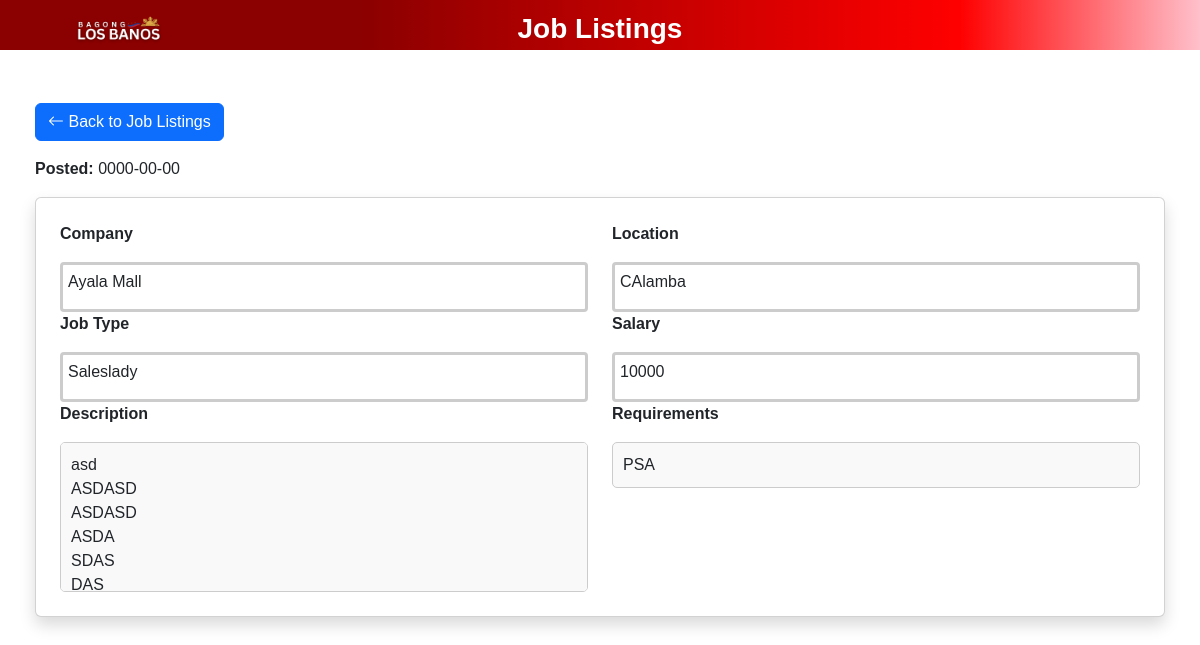
The page /jobdetails.php?id=1 on the database as committed earlier.
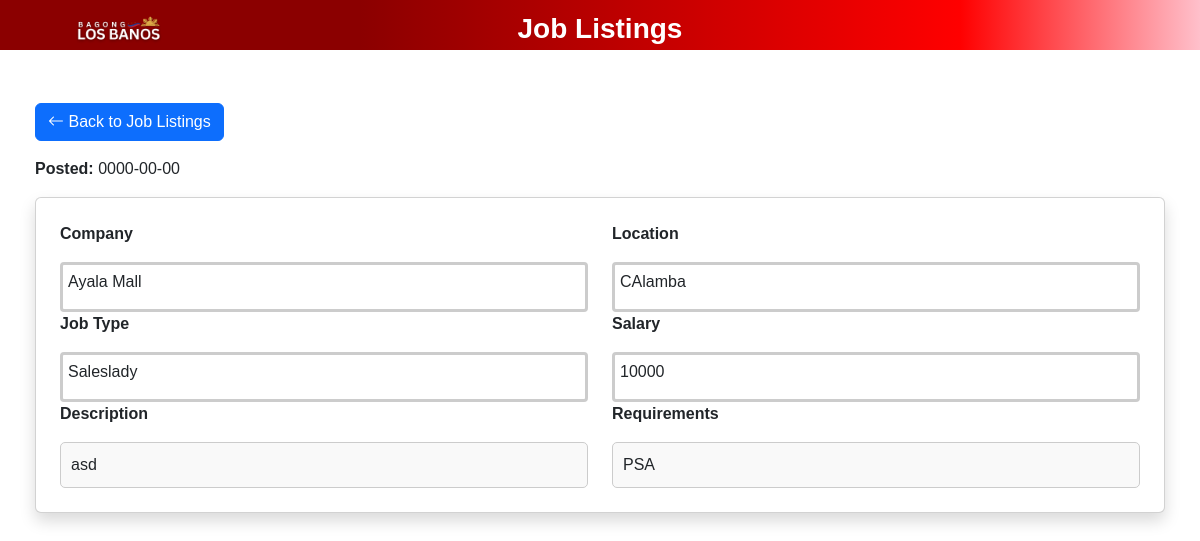
The same page on the database as committed later.
### tables this page shows
CREATE TABLE `job_post` (
  `id` int(255) NOT NULL,
  `employer_id` int(255) NOT NULL,
  `job_title` varchar(255) NOT NULL,
  `company_name` varchar(255) NOT NULL,
  `job_type` varchar(255) NOT NULL,
  `salary` varchar(255) NOT NULL,
  `job_description` varchar(255) NOT NULL,
  `selected_option` varchar(255) NOT NULL,
  `vacant` int(255) NOT NULL,
  `requirement` varchar(255) NOT NULL,
  `work_location` varchar(255) NOT NULL,
  `education` varchar(255) NOT NULL,
  `remarks` varchar(255) NOT NULL,
  `date_posted` date NOT NULL,
  `is_active` tinyint(6) NOT NULL
);

### jobdetails.php (the view, shortened to what this page needs)
<?php
include 'db.php';
$jobId = (int)$_GET['id'];
$query = "SELECT * FROM job_post WHERE id = $jobId";
$result = $conn->query($query);
$job = $result->fetch_assoc();
?>
<!DOCTYPE html>
<html lang="en">
<head>
    <link href="https://cdn.jsdelivr.net/npm/bootstrap@5.3.0-alpha3/dist/css/bootstrap.min.css" rel="stylesheet">
    <link rel="stylesheet" href="https://cdn.jsdelivr.net/npm/bootstrap-icons/font/bootstrap-icons.css">
    <link rel="stylesheet" href="joblist.css">
</head>
<body>
<div class="header">
    <div class="container">
        <div class="row">
            <div class="col-md-2">
                <a href="index.php" style="display: block; text-decoration: none;">
                    <img src="img/logolb.png" alt="lblogo" style="height: 50px;">
                </a>
            </div>
            <div class="col-md-8">
                <h3 style="margin-top: 5px; font-weight: 900; color: #ffffff;">Job Listings</h3>
            </div>
        </div>
    </div>
</div>
<div class="container mt-5">
    <a href="joblist.php" class="btn btn-primary mb-3"><i class="bi bi-arrow-left"></i> Back to Job Listings</a>
    <p><strong>Posted:</strong> <?= htmlspecialchars($job['date_posted']) ?></p>
    <div class="card shadow p-4">
        <div class="row">
            <div class="col-md-6">
                <p><strong>Company</strong></p>
                <div class="skeleton"><?= htmlspecialchars($job['company_name']) ?></div>
                <p><strong>Job Type</strong></p>
                <div class="skeleton"><?= htmlspecialchars($job['job_type']) ?></div>
                <p><strong>Description</strong></p>
                <div class="scrollable-box"><?= nl2br(htmlspecialchars($job['job_description'])) ?></div>
            </div>
            <div class="col-md-6">
                <p><strong>Location</strong></p>
                <div class="skeleton"><?= htmlspecialchars($job['work_location']) ?></div>
                <p><strong>Salary</strong></p>
                <div class="skeleton"><?= htmlspecialchars($job['salary']) ?></div>
                <p><strong>Requirements</strong></p>
                <div class="scrollable-box"><?= nl2br(htmlspecialchars($job['requirement'])) ?></div>
            </div>
        </div>
    </div>
</div>
</body>
</html>

Rows that differ between the two databases and show on the page:
changed job_post "Ayala Mall": job_description "asd ASDASD ASDASD ASDA SDAS DAS" → "asd"
